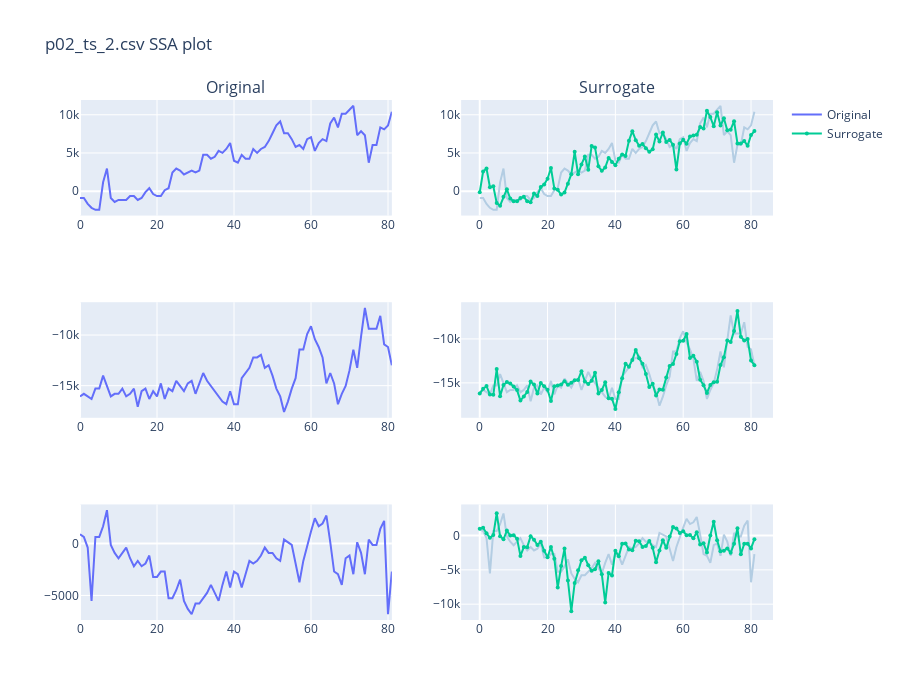

Source (notebook cell):
### Markdown cell above
#### Plot Output Graph

### Code cell
from screen.utils.utils import plotly_gen

plotly_gen(file_data, surr_data, _numComp=_numComp, _file_name=_file_name)
